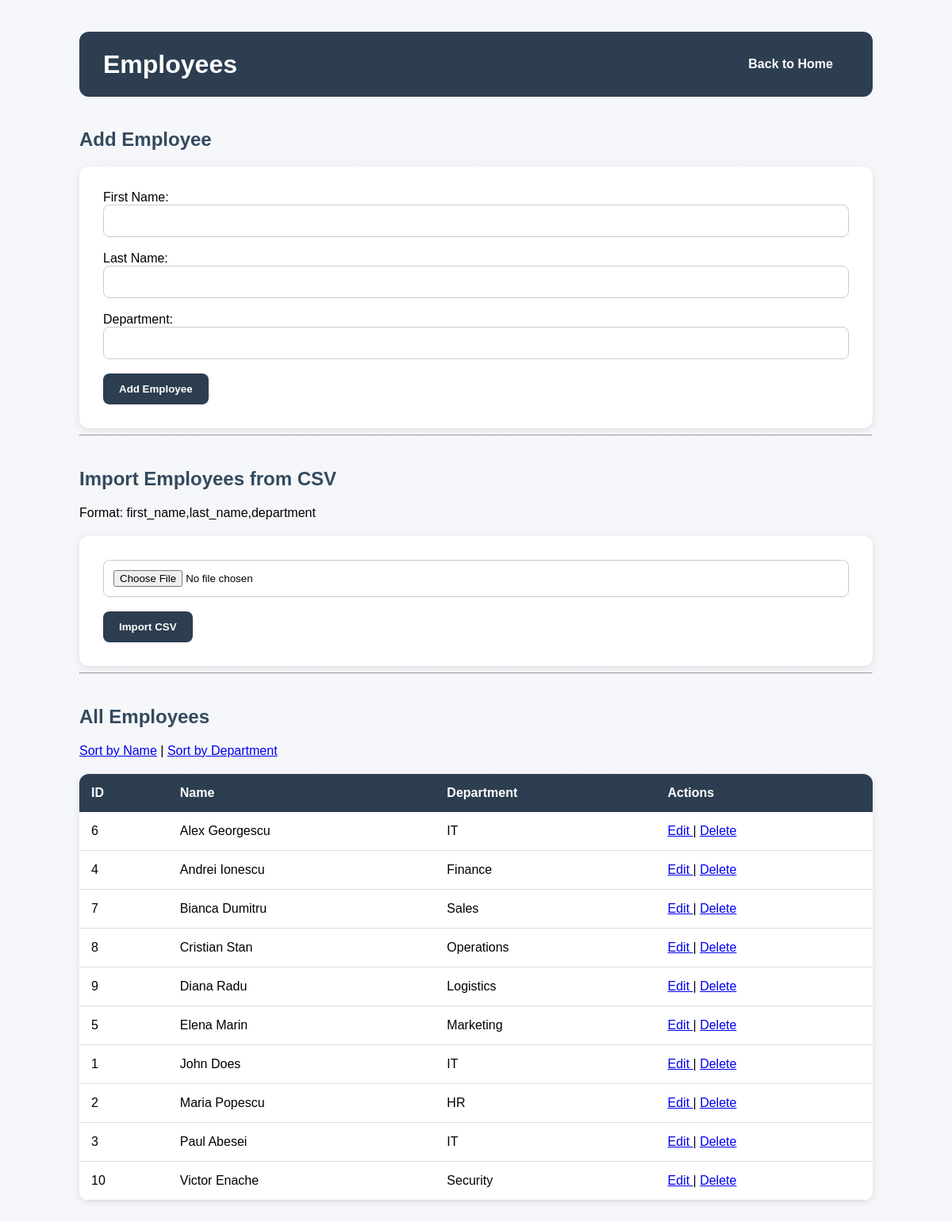
Before: /employees/add with the older database file.
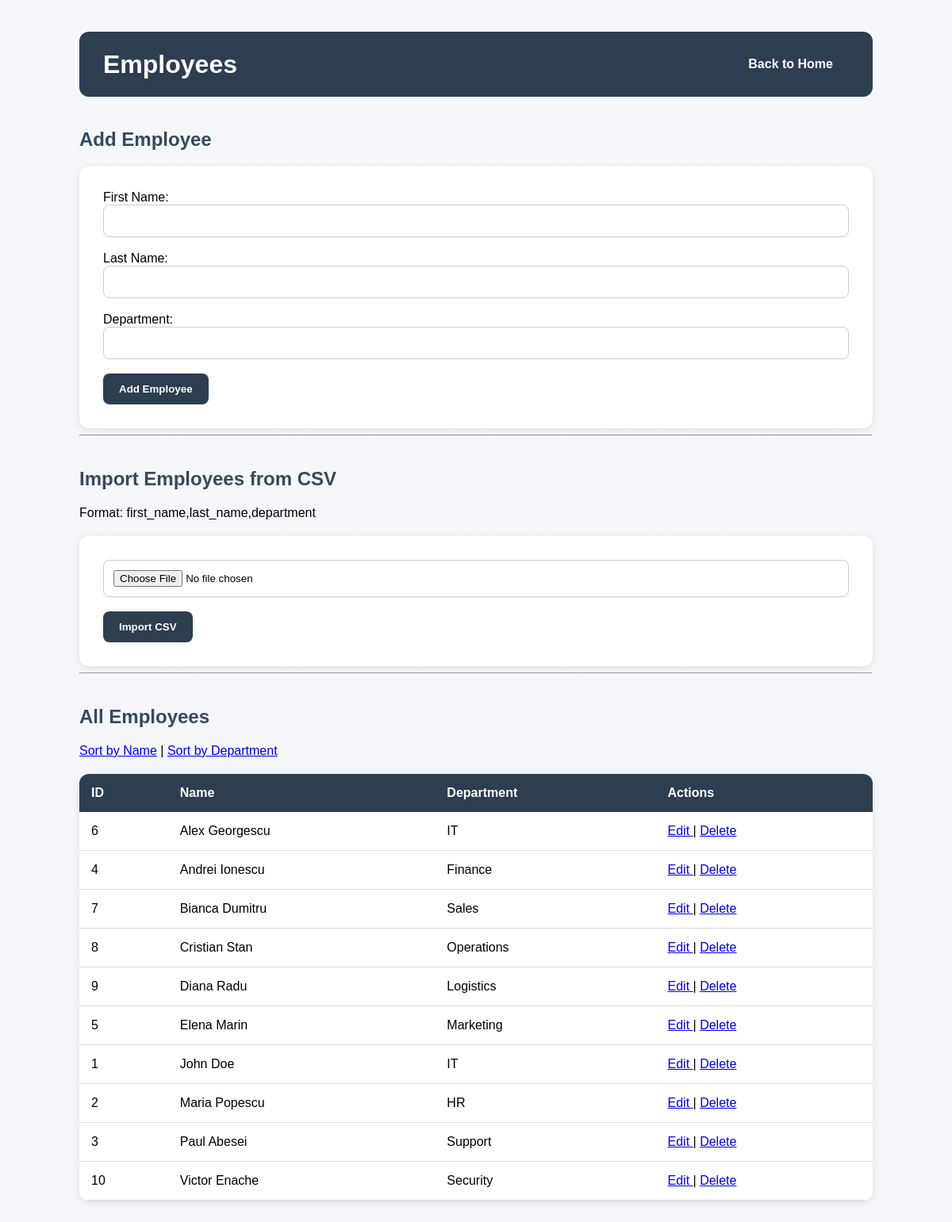
After: the same page with the newer database file.
### tables this page shows
CREATE TABLE employees (
        id INTEGER PRIMARY KEY AUTOINCREMENT,
        first_name TEXT NOT NULL,
        last_name TEXT NOT NULL,
        department TEXT
    );

### routes/employees.py (the view, shortened to what this page needs)
    @app.route("/employees/add", methods=["GET", "POST"])
    def add_employee_route():
        sort_by = request.args.get("sort", "name")
        employees = get_all_employees_list(sort_by)
        return render_template("employees/add.html",employees=employees)

### services/add_employees.py (called while the page is built)
def get_all_employees_list(sort_by="name"):
    conn = sqlite3.connect(DB_PATH)
    conn.row_factory = sqlite3.Row
    cursor = conn.cursor()
    allowed_sort = {
        "name": "first_name",
        "department": "department"
    }
    sort_column = allowed_sort.get(sort_by, "first_name")
    query = f"""
        SELECT *
        FROM employees
        ORDER BY {sort_column}
    """
    cursor.execute(query)
    data = cursor.fetchall()
    conn.close()
    return data

### templates/employees/add.html (shortened to what this page needs)
<!DOCTYPE html>
<html>
<head>
    <link rel="stylesheet"
          href="{{ url_for('static', filename='style.css') }}">
</head>
<body>
<div class="container">
    <div class="page-header">
        <h1>Employees</h1>
        <a href="/" class="btn">
            Back to Home
        </a>
    </div>
    <h2>Add Employee</h2>
    <form method="POST">
        <label>First Name:</label>
        <input type="text"
               name="first_name"
               required>
        <br><br>
        <label>Last Name:</label>
        <input type="text"
               name="last_name"
               required>
        <br><br>
        <label>Department:</label>
        <input type="text"
               name="department">
        <br><br>
        <button type="submit"
                name="add_employee">
            Add Employee
        </button>
    </form>
    <hr>
    <h2>Import Employees from CSV</h2>
    <p>
        Format:
        first_name,last_name,department
    </p>
    <form method="POST"
          enctype="multipart/form-data">
        <input type="file"
               name="csv_file"
               accept=".csv"
               required>
        <br><br>
        <button type="submit"
                name="import_csv">
            Import CSV
        </button>
    </form>
    <hr>
    <h2>All Employees</h2>
    <p>
        <a href="/employees/add?sort=name">Sort by Name</a>
        |
        <a href="/employees/add?sort=department">Sort by Department</a>
    </p>
    <table>
        <tr>
            <th>ID</th>
            <th>Name</th>
            <th>Department</th>
            <th>Actions</th>
        </tr>
        {% for employee in employees %}
        <tr>
            <td>
                {{ employee["id"] }}
            </td>
            <td>
                {{ employee["first_name"] }}
                {{ employee["last_name"] }}
            </td>
            <td>
                {{ employee["department"] }}
            </td>
            <td>
                <a href="/employees/edit/{{ employee['id'] }}">
                    Edit
                </a>
                |
                <a href="/employees/delete/{{ employee['id'] }}">
                    Delete
                </a>
            </td>
        </tr>
        {% endfor %}
    </table>
</div>
</body>
</html>

Changed rows visible on the page:
changed employees "John": last_name "Does" → "Doe"
changed employees "Paul": department "IT" → "Support"
